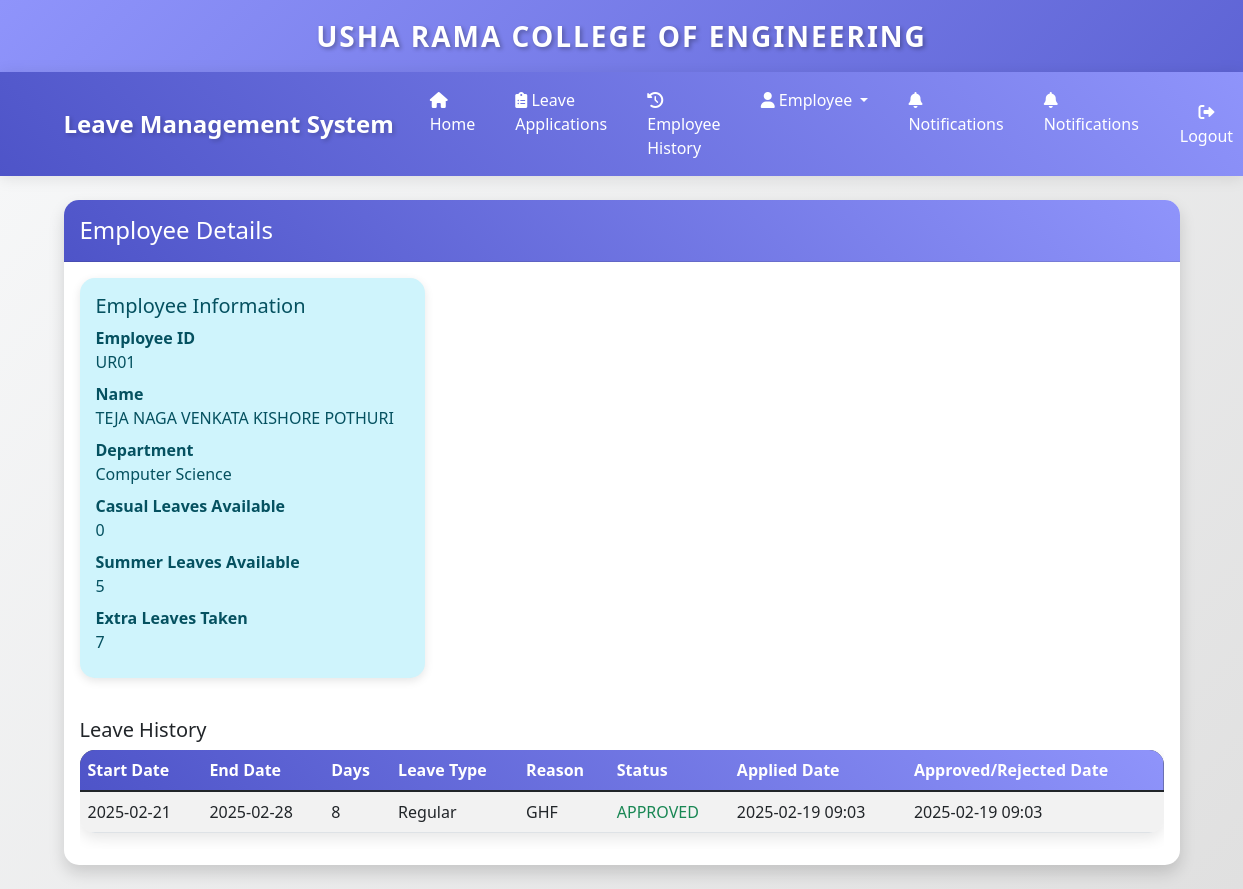
Screenshot of /employee-details/UR01/ (signed in) with the database file from the repository.
### leave_management/models.py (models this page shows, shortened)
class Employee(AbstractUser):
    DEPARTMENT_CHOICES = [
        ('CSE', 'Computer Science'),
        ('ECE', 'Electronics'),
        ('MECH', 'Mechanical'),
        ('CIVIL', 'Civil'),
    ]
    employee_id = models.CharField(max_length=20, unique=True, validators=[MinLengthValidator(1)])
    department = models.CharField(max_length=20, choices=DEPARTMENT_CHOICES)
    is_admin = models.BooleanField(default=False)
    casual_leaves_remaining = models.IntegerField(default=1)  # Start with 1 leave
    extra_leaves_taken = models.IntegerField(default=0)
    summer_leaves_remaining = models.IntegerField(default=5)  # Summer leaves for May
    last_leave_increment = models.DateField(default=timezone.now)  # Track last leave increment

class LeaveRequest(models.Model):
    STATUS_CHOICES = [
        ('PENDING', 'Pending'),
        ('APPROVED', 'Approved'),
        ('REJECTED', 'Rejected'),
    ]
    employee = models.ForeignKey(Employee, on_delete=models.CASCADE)
    start_date = models.DateField()
    end_date = models.DateField()
    number_of_days = models.IntegerField()
    reason = models.TextField()
    status = models.CharField(max_length=10, choices=STATUS_CHOICES, default='PENDING')
    created_at = models.DateTimeField(auto_now_add=True)
    updated_at = models.DateTimeField(auto_now=True)

### leave_management/views.py (the view)
# urls.py: path('employee-details/<str:employee_id>/', views.employee_leave_detail, name='employee_detail'),
@login_required
@user_passes_test(is_admin)
def employee_leave_detail(request, employee_id):
    employee = get_object_or_404(Employee, employee_id=employee_id)
    leave_requests = LeaveRequest.objects.filter(employee=employee).order_by('-created_at')
    leave_history = []
    for leave in leave_requests:
        leave_type = 'Summer' if leave.start_date.month == 5 else 'Regular'
        leave_history.append({
            'start_date': leave.start_date.strftime('%Y-%m-%d'),
            'end_date': leave.end_date.strftime('%Y-%m-%d'),
            'number_of_days': (leave.end_date - leave.start_date).days + 1,
            'type': leave_type,
            'reason': leave.reason,
            'status': leave.status,
            'applied_date': leave.created_at.strftime('%Y-%m-%d %H:%M'),
            'approved_date': leave.updated_at.strftime('%Y-%m-%d %H:%M') if leave.status != 'PENDING' else '-'
        })
    context = {
        'employee': employee,
        'leave_history': leave_history,
        'casual_leaves_remaining': employee.casual_leaves_remaining,
        'summer_leaves_remaining': employee.summer_leaves_remaining,
        'extra_leaves_taken': max(0, employee.extra_leaves_taken)
    }
    return render(request, 'leave_management/employee_details.html', context)

### leave_management/views.py (called while the page is built)
def is_admin(user):
    return user.is_admin

### leave_management/templates/leave_management/employee_details.html
{% extends 'leave_management/base.html' %}
{% load static %}
{% block content %}
<div class="card shadow mb-4">
    <div class="card-header">
        <h4 class="mb-0">Employee Details</h4>
    </div>
    <div class="card-body">
        <div class="row">
            <div class="col-md-4">
                <div class="alert alert-info">
                    <h5 class="alert-heading">Employee Information</h5>
                    <dl class="mb-0">
                        <dt>Employee ID</dt>
                        <dd>{{ employee.employee_id }}</dd>
                        <dt>Name</dt>
                        <dd>{{ employee.get_full_name }}</dd>
                        <dt>Department</dt>
                        <dd>{{ employee.get_department_display }}</dd>
                        <dt>Casual Leaves Available</dt>
                        <dd>{{ casual_leaves_remaining }}</dd>
                        <dt>Summer Leaves Available</dt>
                        <dd>{{ summer_leaves_remaining }}</dd>
                        <dt>Extra Leaves Taken</dt>
                        <dd>{{ extra_leaves_taken }}</dd>
                    </dl>
                </div>
            </div>
        </div>
        <div class="row mt-4">
            <div class="col-12">
                <h5>Leave History</h5>
                <div class="table-responsive">
                    <table class="table table-striped table-hover">
                        <thead style="background-color: #343a40; color: white;">
                            <tr>
                                <th>Start Date</th>
                                <th>End Date</th>
                                <th>Days</th>
                                <th>Leave Type</th>
                                <th>Reason</th>
                                <th>Status</th>
                                <th>Applied Date</th>
                                <th>Approved/Rejected Date</th>
                            </tr>
                        </thead>
                        <tbody>
                            {% for leave in leave_history %}
                            <tr>
                                <td>{{ leave.start_date }}</td>
                                <td>{{ leave.end_date }}</td>
                                <td>{{ leave.number_of_days }}</td>
                                <td>{{ leave.type }}</td>
                                <td>{{ leave.reason }}</td>
                                <td>
                                    <span class="{% if leave.status == 'APPROVED' %}text-success{% elif leave.status == 'REJECTED' %}text-danger{% else %}text-warning{% endif %}">
                                        {{ leave.status }}
                                    </span>
                                </td>
                                <td>{{ leave.applied_date }}</td>
                                <td>{{ leave.approved_date }}</td>
                            </tr>
                            {% empty %}
                            <tr>
                                <td colspan="8" class="text-center">No leave history found</td>
                            </tr>
                            {% endfor %}
                        </tbody>
                    </table>
                </div>
            </div>
        </div>
    </div>
</div>
{% endblock %}

### leave_management/templates/leave_management/base.html (style rules this page uses)
:root { --primary-color: #4e54c8; --secondary-color: #8f94fb; --accent-color: #ff6b6b; --success-color: #2ecc71; --warning-color: #f1c40f; --danger-color: #e74c3c; --light-color: #f8f9fa; --dark-color: #2c3e50; }
body { background: linear-gradient(135deg, var(--light-color), #e0e0e0); min-height: 100vh; padding-top: 0; }
.card { border: none; border-radius: 15px; box-shadow: 0 5px 15px rgba(0, 0, 0, 0.1); transition: all 0.3s ease; background: white; margin-bottom: 1.5rem; }
.card-header { background: linear-gradient(45deg, var(--primary-color), var(--secondary-color)); color: white; border-radius: 15px 15px 0 0 !important; padding: 1rem; }
.alert { border-radius: 15px; border: none; box-shadow: 0 3px 10px rgba(0, 0, 0, 0.1); }
.table { background: white; border-radius: 15px; overflow: hidden; box-shadow: 0 5px 15px rgba(0, 0, 0, 0.1); }
.table thead { background: linear-gradient(45deg, var(--primary-color), var(--secondary-color)); color: white; }
.card { animation: fadeIn 0.8s ease-out; }

### rows the page displays
Employee: employee_id "UR01", get_full_name "TEJA NAGA VENKATA KISHORE POTHURI", department "Computer Science"
LeaveRequest: start_date "2025-02-21", end_date "2025-02-28", number_of_days "8", type "Regular", reason "GHF", status "APPROVED", applied_date "2025-02-19 09:03", approved_date "2025-02-19 09:03"

### other values shown
{{ casual_leaves_remaining }} "0"
{{ summer_leaves_remaining }} "5"
{{ extra_leaves_taken }} "7"
